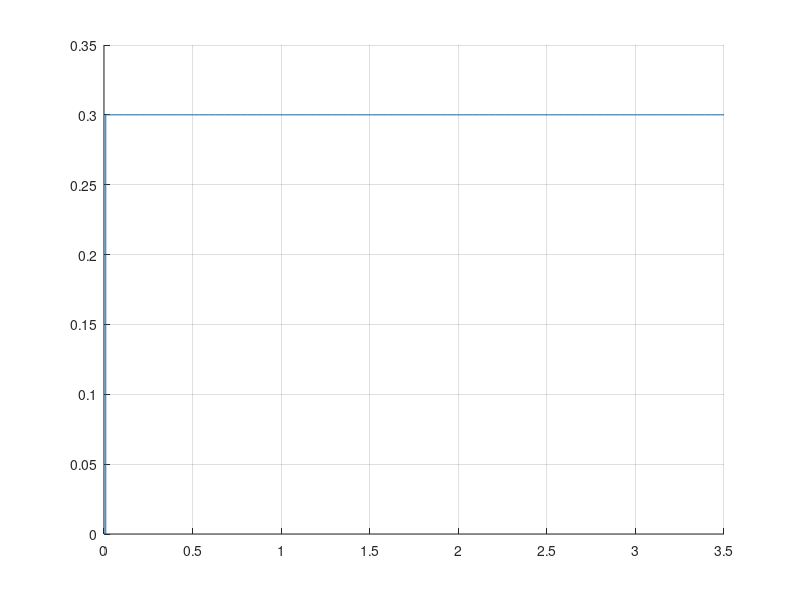

The MATLAB source for this figure: (Note: this script raises an error after producing the figure.)
t = 0:0.01:10;

p1 = 0.3*ones(350, 1);
p2 = 0.7*ones(350, 1);
p3 = 1*ones(298, 1);
colors = ["#77AC30", "#7E2F8E", "#0072BD"];

% Create the plot
hold on; grid on
stairs(t(1:351), [0; p1], 'Color',colors(1), 'LineWidth', 2);  % Section 1: red dashed
stairs(t(352:702), [0.3; p2], 'Color',colors(2), 'LineWidth', 2); % Section 2: green dash-dot
stairs(t(703:end), [0.7; p3], 'Color',colors(3), 'LineWidth', 2);  % Section 3: blue dotted

% Labels and title
xlabel('Time (s)');
ylabel('Joint Position (rad)');
title('Step Function with Different Colors and Line Styles');
legend('Section 1', 'Section 2', 'Section 3');


text(0.2, 0.35, '\omega_{n1}   t_1 ', 'Color', colors(1), 'FontSize', 10);
text(4.2, 0.75, '\omega_{n2}   t_2', 'Color', colors(2), 'FontSize', 10);
text(7.5, 1.05, '\omega_{n3}   t_3', 'Color', colors(3), 'FontSize', 10);
text(9.9, 1.01, 'o  End Point', 'Color', colors(3), 'FontSize', 10);

hold off;
